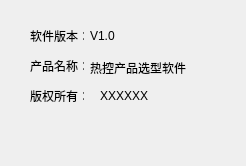
<?xml version="1.0" encoding="UTF-8"?>
<ui version="4.0">
 <class>Dialog</class>
 <widget class="QDialog" name="Dialog">
  <property name="geometry">
   <rect>
    <x>0</x>
    <y>0</y>
    <width>246</width>
    <height>166</height>
   </rect>
  </property>
  <property name="windowTitle">
   <string>关于软件</string>
  </property>
  <widget class="QLabel" name="label">
   <property name="geometry">
    <rect>
     <x>30</x>
     <y>30</y>
     <width>54</width>
     <height>12</height>
    </rect>
   </property>
   <property name="text">
    <string>软件版本：</string>
   </property>
  </widget>
  <widget class="QLabel" name="label_2">
   <property name="geometry">
    <rect>
     <x>30</x>
     <y>60</y>
     <width>54</width>
     <height>12</height>
    </rect>
   </property>
   <property name="text">
    <string>产品名称：</string>
   </property>
  </widget>
  <widget class="QLabel" name="label_3">
   <property name="geometry">
    <rect>
     <x>30</x>
     <y>90</y>
     <width>54</width>
     <height>12</height>
    </rect>
   </property>
   <property name="text">
    <string>版权所有：</string>
   </property>
  </widget>
  <widget class="QLabel" name="label_4">
   <property name="geometry">
    <rect>
     <x>90</x>
     <y>30</y>
     <width>54</width>
     <height>12</height>
    </rect>
   </property>
   <property name="text">
    <string>V1.0</string>
   </property>
  </widget>
  <widget class="QLabel" name="label_5">
   <property name="geometry">
    <rect>
     <x>90</x>
     <y>60</y>
     <width>111</width>
     <height>16</height>
    </rect>
   </property>
   <property name="text">
    <string>热控产品选型软件</string>
   </property>
  </widget>
  <widget class="QLabel" name="label_6">
   <property name="geometry">
    <rect>
     <x>100</x>
     <y>90</y>
     <width>54</width>
     <height>12</height>
    </rect>
   </property>
   <property name="text">
    <string>XXXXXX</string>
   </property>
  </widget>
 </widget>
 <resources/>
 <connections/>
</ui>
